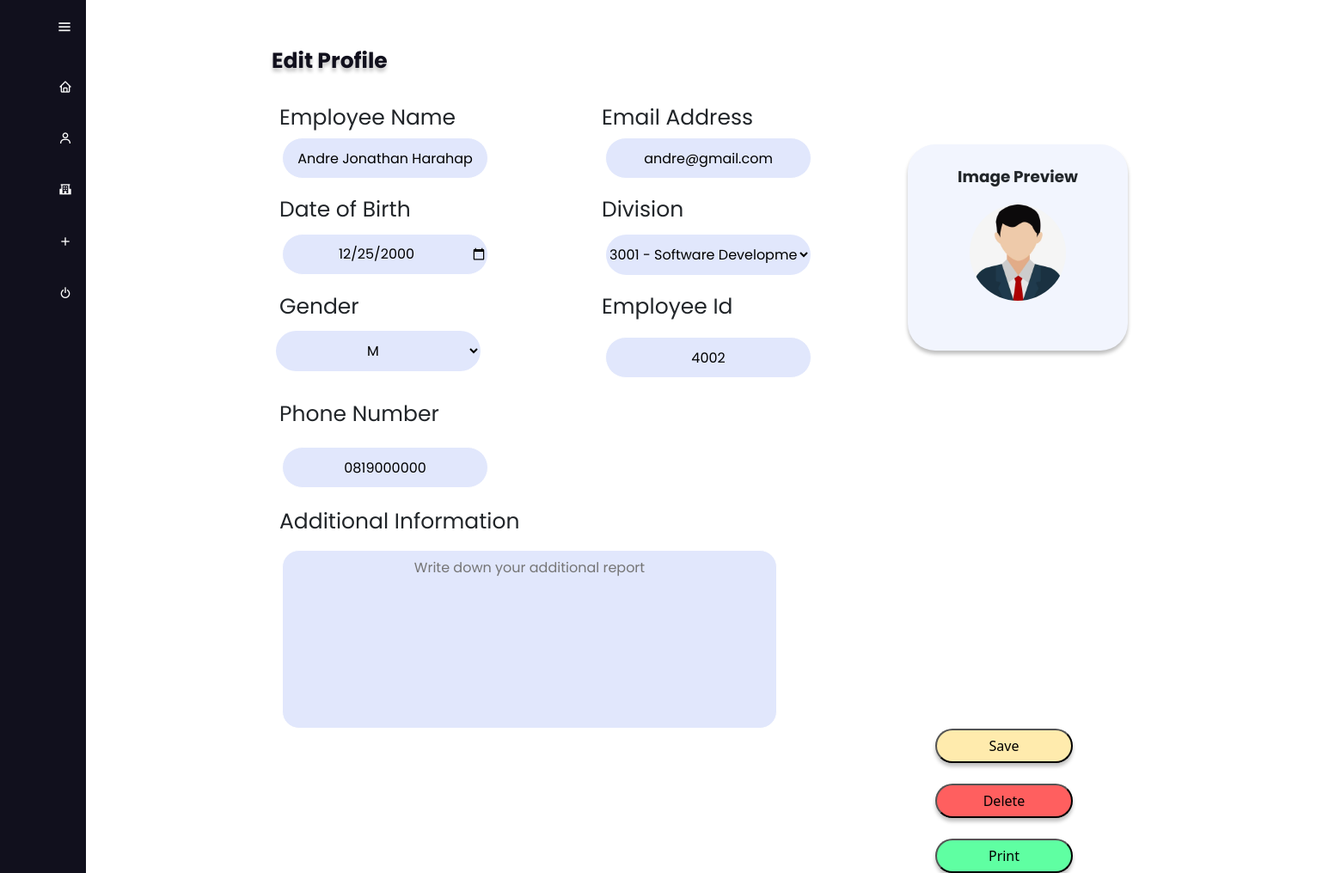
Page /pages/admin/edit-profile.php?employ=4002 on the committed database.
### tables this page shows
CREATE TABLE Employee
(
    employee_id int NOT NULL,
    employee_name varchar(100) NOT NULL,
    employee_email varchar(255),
    employee_phone_no varchar(20),
    sex varchar(1) NOT NULL,
    date_of_birth date NOT NULL,
    division_id int NOT NULL,
    employee_photo varchar(255),
	additional_info text,
    PRIMARY KEY(employee_id),
    FOREIGN KEY(division_id) REFERENCES Division(division_id)
);

### pages/admin/edit-profile.php (the view, shortened to what this page needs)
<?php
include '../../modules/functions.php';
$empid = 0;
if(isset($_GET['employ'])) {
    $empid = $_GET['employ'];
}
$readQuery = "SELECT * FROM employee WHERE employee_id = $empid";
$res = mysqli_query($con, $readQuery);
if(mysqli_num_rows($res) > 0) {
    $res = mysqli_fetch_assoc($res);
}
$empName = $res['employee_name'];
$empGen = $res['sex'];
$empDob = $res['date_of_birth'];
$empDiv = $res['division_id'];
$empPic = $res['employee_photo'];
$empEmail = $res['employee_email'];
$empPhone = $res['employee_phone_no'];
$additionalInfo = $res['additional_info'];
$readQuery = "SELECT division_name FROM division WHERE division_id=$empDiv";
$res = mysqli_query($con,$readQuery);
$data = mysqli_fetch_assoc($res);
$divName = $data['division_name'];
?>
<!DOCTYPE html>
<html lang="en">
<head>
    <link rel="stylesheet" href="../../assets/css/edit-profile.css">
    <link rel="stylesheet" href="../../assets/css/popup.css">
    <link href='https://unpkg.com/boxicons@2.0.9/css/boxicons.min.css' rel='stylesheet'>
    <link href="https://cdn.jsdelivr.net/npm/bootstrap@5.1.1/dist/css/bootstrap.min.css" rel="stylesheet">
</head>
<body>
    <div class="sidebar">
        <div class="logo_content">
            <i class='bx bx-menu'id="btn"></i>
        </div>
        <ul class="nav_list">
            <li>
                <a href="admin-dashboard.php">
                    <i class='bx bx-home'></i>
                </a>
            </li>
            <li>
                <a href="employee.php">
                    <i class='bx bx-user'></i>
                </a>
            </li>
            <li>
                <a href="department.php">
                    <i class='bx bxs-school'></i>
                </a>
            </li>
            <li>
                <a href="add-task.php">
                    <i class='bx bx-plus'></i>
                </a>
            </li>
            <li>
                <a href="../../modules/logout.php">
                    <i class='bx bx-power-off'></i>
                </a>
            </li>
        </ul>
    </div>
    <div class="task_content">
        <div class="text">Edit Profile</div>
    </div>
   <div class="title1">
        <form id="prof-edit" action="../../modules/profile-edit.php" method="POST" enctype="multipart/form-data" >
            <div class="text1">Employee Name</div>
            <div class="form_div">
                <?php echo"<input type='text' class='form_input' name='employee-name' placeholder=''Employee Name' value='$empName'>"; ?>
            </div>
            <div class="text2">Date of Birth</div>
            <div class="form_div1">
                <?php echo"<input type='date' class='form_input1' name='date-of-birth' placeholder='Date Of Birth' value='$empDob'>"; ?>
            </div>
            <div class="text3">Gender</div>
                <div class="form_div2">
                    <div class ="form_input2">
                        <select name="gender-list">
                            <option><?php echo $empGen; ?></option>
                        </select>
                    </div>
                </div>
            </div>
            <div class="text4">Phone Number</div>
            <div class="form_div3">
                <?php echo"<input type='text' class='form_input3' name='phone-number' placeholder='Phone Number' value='$empPhone'>"; ?>
            </div>
            <div class="text5">Email Address</div>
            <div class="form_div4">
                <?php echo"<input type='text' class='form_input4' name='email-address' placeholder='Email Address' value='$empEmail'>"; ?>
            </div>
            <div class="text6">Division</div>
            <div class="form_div5">
                <div class ="form_input5">
                    <select name="division-list">
                        <option><?php echo "$empDiv - $divName"; ?></option>
                    </select>
                </div>
            </div>
            <div class="text7">Employee Id</div>
            <div class="form_div6">
                <?php echo"<input type='text' class='form_input6' name='employee-id' placeholder='Employee Id' value='$empid' readonly>"; ?>
            </div>
            <div class="text9">Additional Information</div>
            <div class="form_div8">
                <?php echo "<textarea name='additional-report' class='form_input8' placeholder='Write down your additional report'>$additionalInfo</textarea>" ?>
            </div>
            <div class="add-employee-container">
                <div class="row">
                    <div class="col-lg-3 col-sm-12">
                        <div class="jumbotron card2">
                            <label class="preview-label">Image Preview</label>
                            <div class="image1">
                                <?php echo "<img src='../$empPic' onclick='triggerClick()' class='img-fluid rounded-circle image2' id='placeholder-image'>" ?>
                            </div>
                        </div>
                    </div>
                </div>
            </div>
            <input type="submit" class="button2" name="save-data" value="Save">
            <input type="submit" class="button3" name="delete-employee" value="Delete"/>
        <input type="submit" id="btn-print" class="button4" onclick="formRoute()" name="print" value="Print"/>
</body>
</html>

### assets/css/popup.css (style rules this page uses)
body { background: white; font-family: sans-serif; margin: 0; padding: 0; color: black; }

### rows in the picture
employee: employee-name "Andre Jonathan Harahap", date-of-birth "12/25/2000", gender-list "M", phone-number "0819000000", email-address "andre@gmail.com", division-list "3001 - Software Development", employee_photo (picture)
